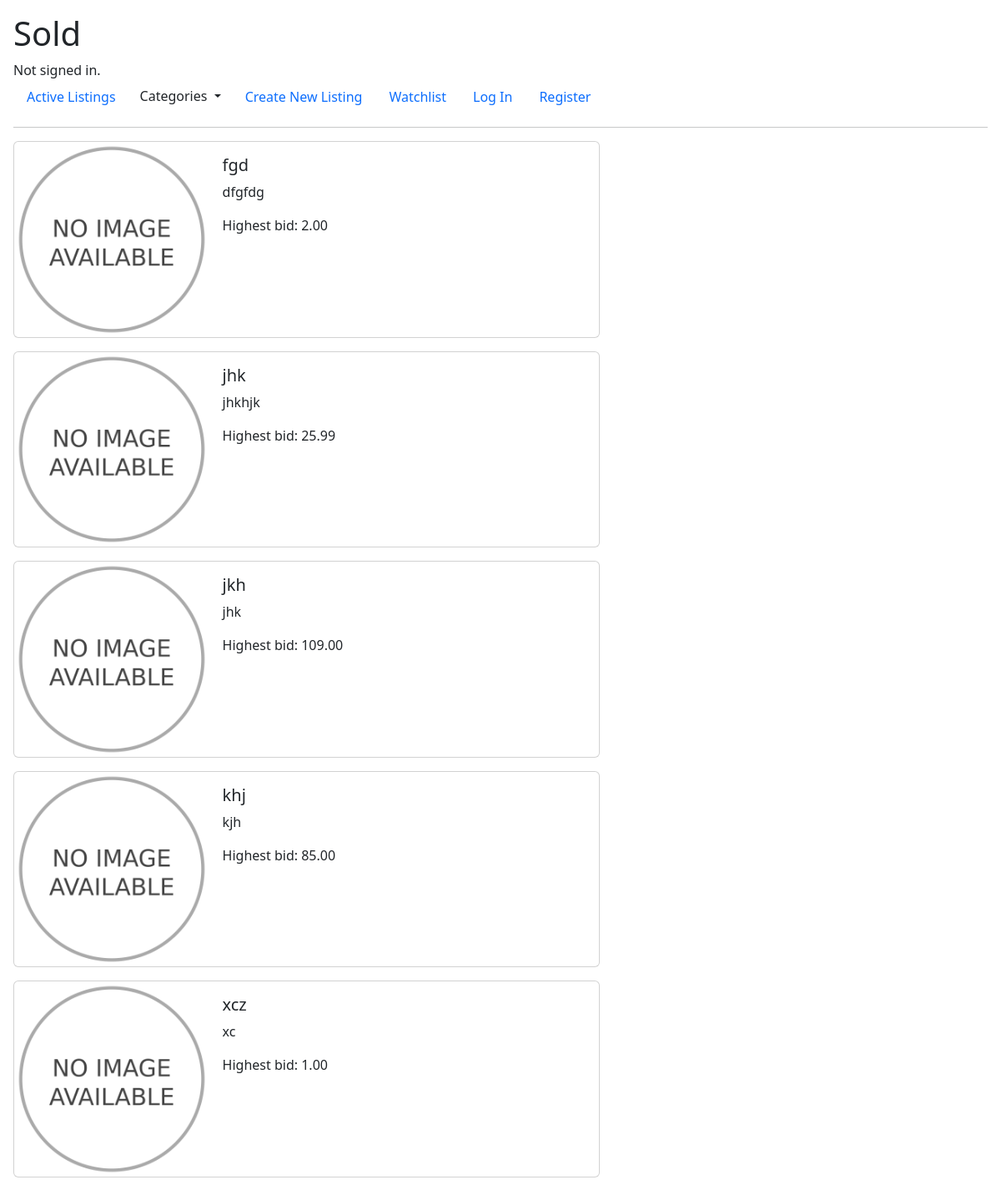
/categories/Other, run on the app's committed database.
### auctions/models.py (models this page shows)
class Bid(models.Model):
    Bid = models.DecimalField(decimal_places=2, max_digits=19, null='False')
    user_bid = models.ForeignKey(User, on_delete=models.CASCADE, related_name="bid_made_by")
    listing = models.ForeignKey(Auction, on_delete=models.CASCADE, related_name="bid_listing")

class Auction(models.Model):
    Categories = [('Toys', 'Toys'), ('Home', 'Home'), ('Fashion','Fashion'), ('Electronics', 'Electronics'), ('Automotive', 'Automotive'), ('Other','Other')]
    Categories.sort(key=itemgetter(1))
    title = models.CharField(max_length=64)
    img = models.ImageField(upload_to='uploads/', default="uploads/No_image_available.svg.png")
    discription = models.CharField(max_length=200, null="False")
    price = models.DecimalField(max_digits=19,decimal_places=2, null="False", validators=[MinValueValidator(limit_value=1)])
    user_post = models.ForeignKey(User, on_delete=models.CASCADE,related_name="user", default="1")
    category = models.CharField(max_length=20, blank=True, null=True, choices=Categories)
    active = models.BooleanField(default=True)

### auctions/views.py (the view)
# urls.py: path("categories/<str:category>", views.categories, name="categories"),
def categories(request, category):
    if request.method == "GET":
        listings = Auction.objects.filter(category=category)
        auctions = []
        for listing in listings:
            auctions.append(Bid.objects.get(listing=listing))
        return render(request, 'auctions/categories.html', {'listings': auctions})

### auctions/templates/auctions/categories.html
{% extends "auctions/layout.html" %}
{% block body %}
{% for listing in listings %}
{% if listing.listing.active %}
<a href="{% url 'listing' listing.listing.id %}" class="card mb-3" style="max-width: 60%; height: fit-content;">
    <div class="row g-0">
      <div class="col-md-4">
        <img src="{{listing.listing.img.url}}" class="img-fluid rounded-start" alt="...">
      </div>
      <div class="col-md-8">
        <div class="card-body">
          <h5 class="card-title">{{listing.listing.title}}</h5>
          <p class="card-text">{{listing.listing.discription}}</p>
          <p class="card-text">Highest bid: {{listing.Bid}}</p>
        </div>
        </div>
        </div>
        </a>
{% endif %}
{% endfor %}
{% endblock %}

### auctions/static/auctions/styles.css (style rules this page uses)
body { padding: 1rem 1rem 1rem 1rem; }
a { all: unset; }

### data on the page
Bid: listing.img (placeholder picture), listing "fgd", listing.discription "dfgfdg", Bid "2.00"
Bid: listing.img (placeholder picture), listing "jhk", listing.discription "jhkhjk", Bid "25.99"
Bid: listing.img (placeholder picture), listing "jkh", listing.discription "jhk", Bid "109.00"
Bid: listing.img (placeholder picture), listing "khj", listing.discription "kjh", Bid "85.00"
Bid: listing.img (placeholder picture), listing "xcz", listing.discription "xc", Bid "1.00"
